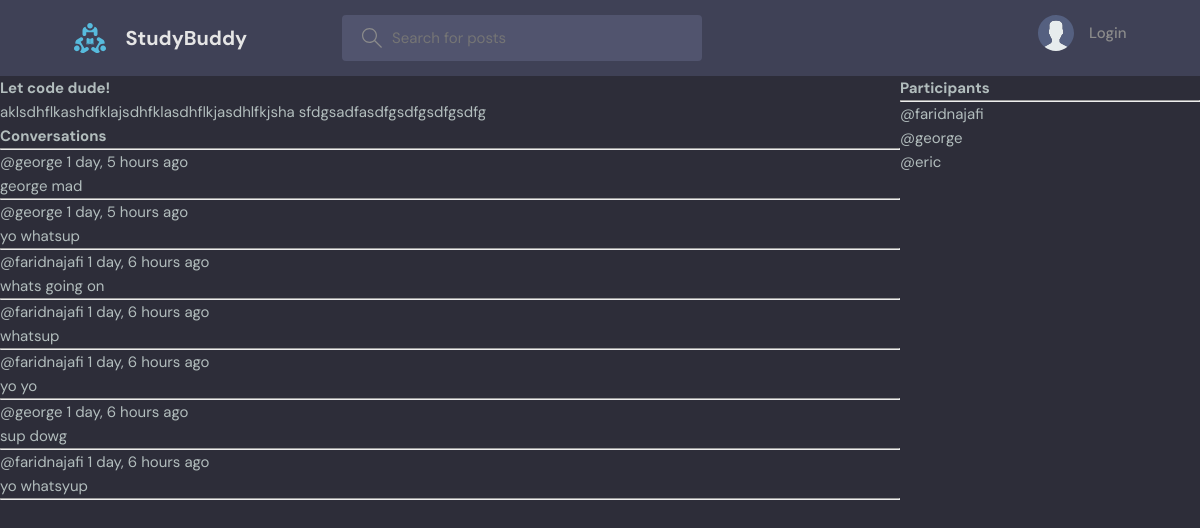
Page /room/3/ on the committed database.
### base/models.py (models this page shows, shortened)
class Room(models.Model):
    host =models.ForeignKey(User, on_delete=models.SET_NULL, null=True)
    topic = models.ForeignKey(Topic, on_delete=models.SET_NULL, null=True)
    name = models.CharField(max_length=200)
    description = models.TextField(null=True, blank=True)
    participants = models.ManyToManyField(User, related_name='participants', blank=True)
    updated = models.DateTimeField(auto_now=True)
    created = models.DateTimeField(auto_now_add=True)
    class Meta:
        ordering = ['-updated', '-created']

class Message(models.Model):
    user = models.ForeignKey(User, on_delete=models.CASCADE)
    room = models.ForeignKey(Room, on_delete=models.CASCADE)
    body = models.TextField()
    updated = models.DateTimeField(auto_now=True)
    created = models.DateTimeField(auto_now_add=True)
    class Meta:
        ordering = ['-updated', '-created']

### base/views.py (the view, shortened to what this page needs)
def room(request, pk):
    room = Room.objects.get(id=pk)
    room_messages = room.message_set.all().order_by('-created')
    participants = room.participants.all()
    context = {'room': room, 'room_messages':room_messages, 'participants': participants}
    return render(request, 'base/room.html', context )

### base/templates/base/room.html (shortened to what this page needs)
{% extends 'main.html' %}
{% block content %}
<div class="room-container">
    <div>
        <h1>{{room.name}}</h1>
        <p>{{room.description}}</p>
        <div class="comment-wrapper">
            <h3>Conversations</h3>
            <hr>
            {% for message in room_messages %}
            <div>
                 <small>@{{message.user}} {{message.created|timesince}} ago  </small>
                 <p>{{message.body}}</p>
                 <hr>
            </div>
            {% endfor %}
        </div>
    </div>
    <div>
        <h3>Participants</h3>
             <hr>
             {% for user in participants %}
             <div>
                <p>@{{user.username}}</p>
             </div>
             {%endfor%}
    </div>
</div>
{% endblock content %}

### static/styles/style.css (style rules this page uses)
:root { --color-main: #71c6dd; --color-main-light: #e1f6fb; --color-dark: #3f4156; --color-dark-medium: #51546e; --color-dark-light: #696d97; --color-light: #e5e5e5; --color-gray: #8b8b8b; --color-light-gray: #b2bdbd; --color-bg: #2d2d39; --color-success: #5dd693; --color-error: #fc4b0b; }
* { font-family: "DM Sans", -apple-system, BlinkMacSystemFont, "Segoe UI", Roboto, Oxygen, Ubuntu, Cantarell, "Open Sans", "Helvetica Neue", sans-serif; margin: 0; padding: 0; box-sizing: border-box; text-rendering: optimizeLegibility; font-size: inherit; }
html { font-size: 56.25%; }
@media only screen and (min-width: 1200px) { html { font-size: 62.5%; } }
body { line-height: 1.6; font-weight: 400; font-size: 1.5rem; color: var(--color-light-gray); background-color: var(--color-bg); min-height: 100vh; }

### base/templates/base/room.html (style rules this page uses)
.room-container { display: grid; grid-template-columns: 3fr 1fr; }

### rows in the picture
Room: name "Let code dude!", description "aklsdhflkashdfklajsdhfklasdhflkjasdhlfkjsha sfdgsadfasdfgsdfgsdfgsdfg"
Message: user "george", created "1 day, 5 hours", body "george mad"
Message: user "george", created "1 day, 5 hours", body "yo whatsup"
Message: user "faridnajafi", created "1 day, 6 hours", body "whats going on"
Message: user "faridnajafi", created "1 day, 6 hours", body "whatsup"
Message: user "faridnajafi", created "1 day, 6 hours", body "yo yo"
Message: user "george", created "1 day, 6 hours", body "sup dowg"
Message: user "faridnajafi", created "1 day, 6 hours", body "yo whatsyup"

### other values in the picture
{{ user.username }} "faridnajafi"
{{ user.username }} "george"
{{ user.username }} "eric"
